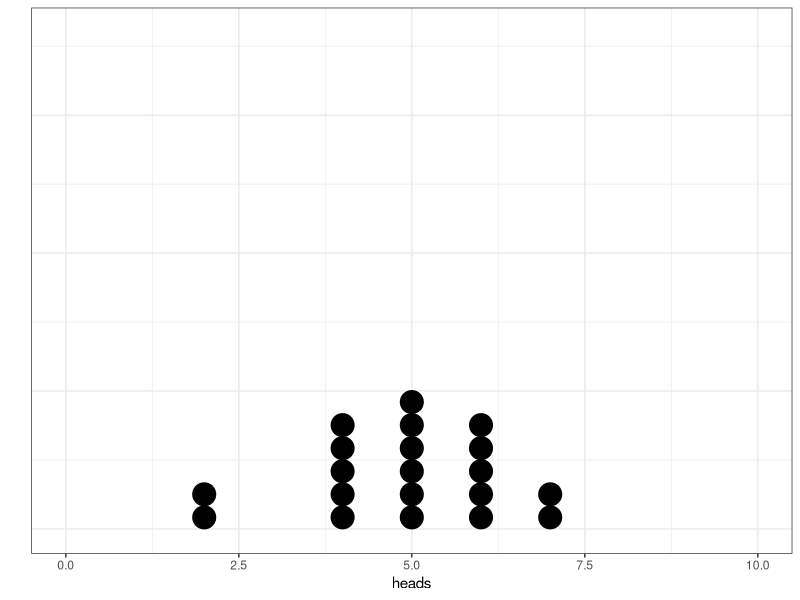
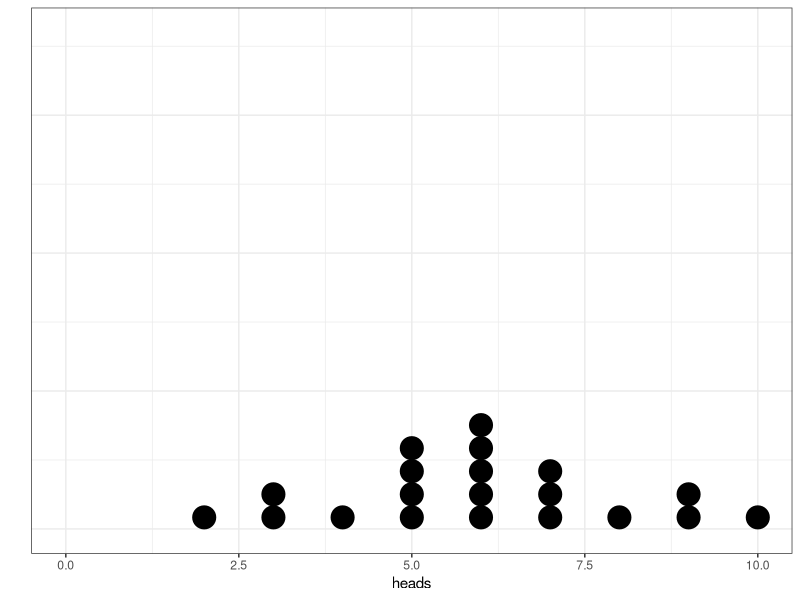
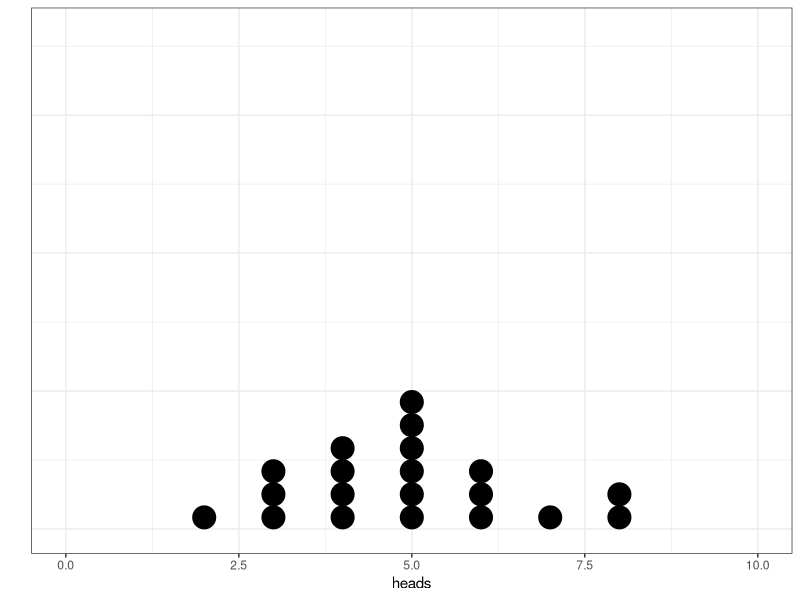
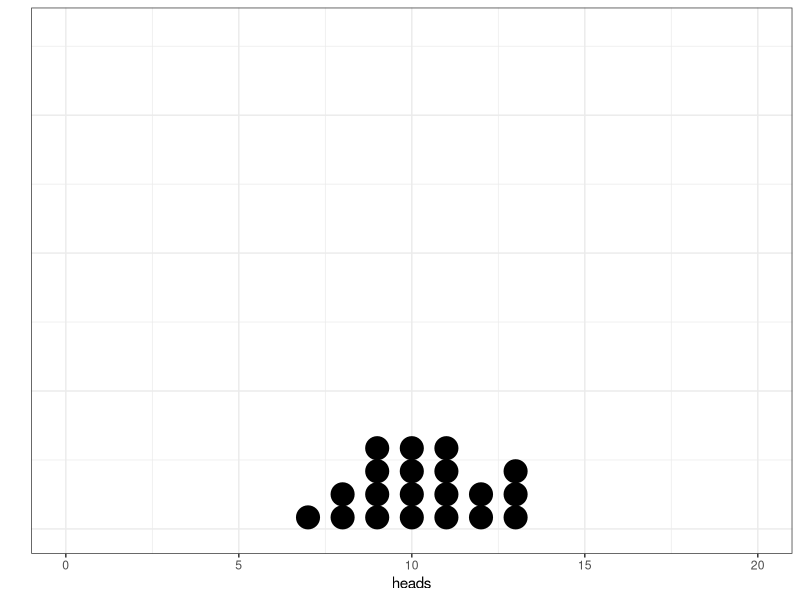
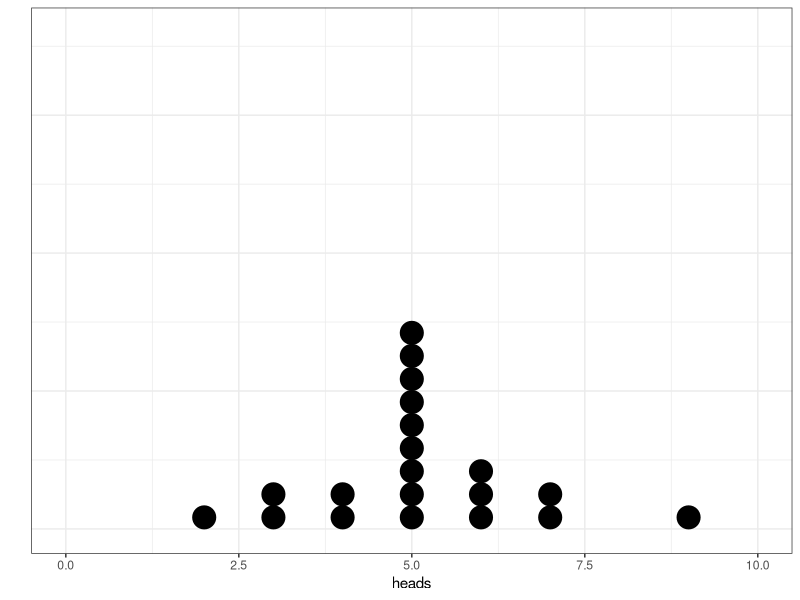

R code for these plots, in order:
## ---- chunk 1
knitr::opts_chunk$set(echo = F, message=F, warning=F)
library(dplyr)
library(ggplot2)
library(gridExtra)
library(kableExtra)
library(knitr)
library(tidyverse)
library(png)
options(knitr.kable.NA = '')

#vg_data <- read_csv("~/Google Drive/Swat docs/Stat11_S20/Midterm1/vgsalesGlobale.csv")
#vg_subset <- vg_data %>% filter((Publisher=="Nintendo")|
#                                (Publisher=="Namco Bandai Games")|(Publisher=="Electronic Arts")) %>% 
#                         filter(Global_Sales <= 4)
theme_set(theme_bw())
## ---- chunk 2
set.seed(101)
samp.df = tibble(heads=rbinom(20, prob=.5, size=10), trial = 1:20)
ggplot(samp.df, aes(x=trial, y=heads)) + 
  ylim(0,10) + #
  xlab(" ") +
  geom_dotplot(binaxis='y', stackdir='up') + coord_flip()  + 
  theme(axis.text.y=element_blank(),
        axis.ticks.y=element_blank() )
## ---- chunk 3
samp.df2 = tibble(heads=c(2,3,3,4,rep(5,4), rep(6,5), rep(7,3), 8, 9,9,10), trial=1:20)
ggplot(samp.df2, aes(x=trial, y=heads)) + 
  ylim(0,10) + #
  xlab(" ") +
  geom_dotplot(binaxis='y', stackdir='up') + coord_flip()  + 
  theme(axis.text.y=element_blank(),
        axis.ticks.y=element_blank() )
## ---- chunk 4
samp.df3 = tibble(heads=c(2,3,3,3, rep(4,4), rep(5,6), rep(6,3), 7, 8,8), trial = 1:20)
ggplot(samp.df3, aes(x=trial, y=heads)) + 
  ylim(0,10) + #
  xlab(" ") +
  geom_dotplot(binaxis='y', stackdir='up') + coord_flip()  + 
  theme(axis.text.y=element_blank(),
        axis.ticks.y=element_blank() )
## ---- chunk 5
samp.df4 = tibble(heads=c(7,8,8, rep(9,4), rep(10,4), rep(11,4), rep(12,2), rep(13,3)), trial = 1:20)
ggplot(samp.df4, aes(x=trial, y=heads)) + 
  ylim(0,20) + #
  xlab(" ") +
  geom_dotplot(binaxis='y', stackdir='up') + coord_flip()  + 
  theme(axis.text.y=element_blank(),
        axis.ticks.y=element_blank() )
## ---- chunk 6
samp.df5 = tibble(heads=c(2,3,3,rep(4,2), rep(5, 9), rep(6,3), 7,7, 9), trial = 1:20)
ggplot(samp.df5, aes(x=trial, y=heads)) + 
  ylim(0,10) + #
  xlab(" ") +
  geom_dotplot(binaxis='y', stackdir='up') + coord_flip()  + 
  theme(axis.text.y=element_blank(),
        axis.ticks.y=element_blank() )
## ---- chunk 7
prop.test(x=.106*1200, n = 1200, conf.level = 0.90)
## ---- chunk 8
prop.test(x=.106, n = 1200, conf.level = 0.90)
## ---- chunk 9
prop.test(x=.106*1200, n = 1200, p = .106, alternative="less", conf.level = 0.90)
